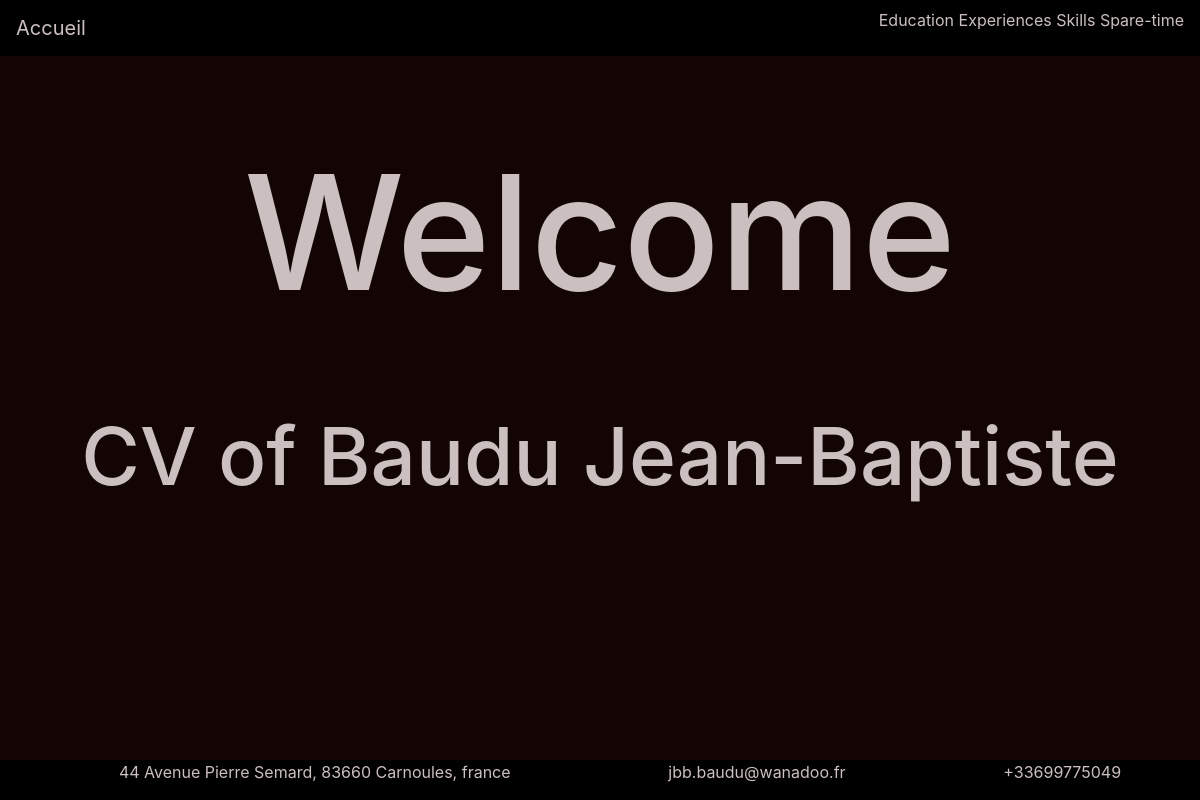
The page / on the database its author committed.
### cv/models.py (models this page shows, shortened)
class User(models.Model):
    name = models.CharField(max_length=50)
    firstName = models.CharField(max_length=50)
    address = models.CharField(max_length=50)
    mail = models.EmailField(max_length=50)
    phone = PhoneNumberField(max_length=20)

### cv/views.py (the view)
# urls.py: url(r'^$', IndexView.as_view(), name='index'),
class IndexView (ListView):
    model = User
    def get_context_data(self, **kwargs):
        context = ListView.get_context_data(self, **kwargs)
        context["users"] = User.objects.all()
        context["categories"] = Category.objects.all()
        return context

### cv/templates/cv/user_list.html
{%extends "cv/base.html"%}
{% load static %}
{% block css %}
<link rel="stylesheet" href="{% static 'css/index.css' %}">
{%endblock%}
{%block content%}
<div class="container">
        <div class="row" id="scene">
                <div class="col-12" data-depth="0.6">
                        <h1>Welcome</h1>
                        <h2 >CV of {%for user in object_list %} {{user.name}} {{user.firstName}}{% endfor %}</h2>
                </div>
        </div>
{%endblock%}

### cv/templates/cv/footer.html (shortened to what this page needs)
{% load static %}
<footer class="fixed-bottom">
    <ul>
        {%for user in users %}
        <li>{{user.address}}</li>
        <li>{{user.mail}}</li>
        <li>{{user.phone}}</li>
        {% endfor %}
    </ul>
</footer>

### cv/static/css/style.css (style rules this page uses)
body { background-color: #140505; color: #ccbfbf; }
body main .container .row div h1 { text-align: center; }
body footer { width: 100%; background-color: black; }
body footer ul { display: flex; color: #ccbfbf; justify-content: space-around; }
body footer ul li { display: inline-block; }

### cv/static/css/index.css (style rules this page uses)
body main h1 { margin-top: 5rem; width: 100%; font-size: 10rem; }
body main h2 { margin-top: 5rem; width: 100%; font-size: 5rem; }

### rows shown on the page
User: name "Baudu", firstName "Jean-Baptiste", address "44 Avenue Pierre Semard, 83660 Carnoules, france", mail "jbb.baudu@wanadoo.fr", phone "+33699775049"
